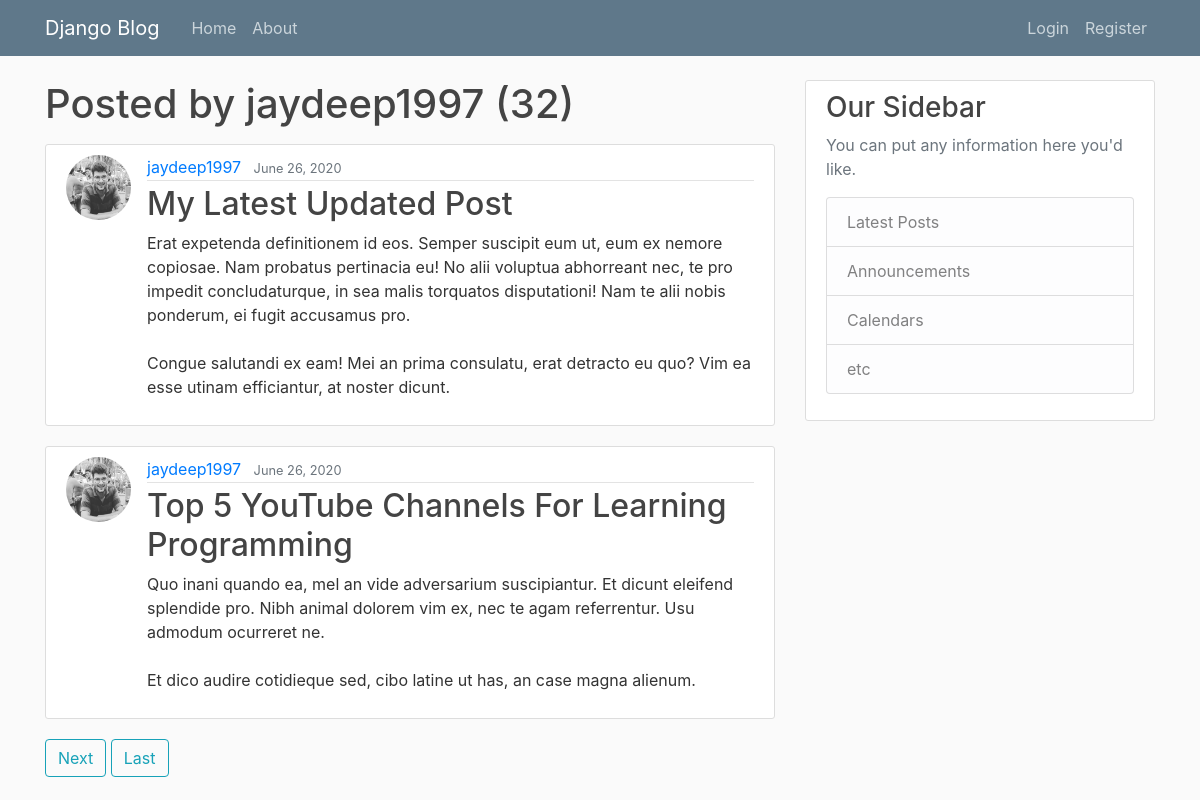
The app's page /user/jaydeep1997 with its own data.
### blog/models.py (models this page shows, shortened)
class Post(models.Model):
    title = models.CharField(max_length=100)
    content = models.TextField()
    date_posted = models.DateTimeField(default=timezone.now)#now is method and we dont want to execute it now hence we passed function itself
    author = models.ForeignKey(User, on_delete = models.CASCADE)

### users/models.py (models this page shows, shortened)
class Profile(models.Model):
    user = models.OneToOneField(User, on_delete=models.CASCADE)
    image = models.ImageField(default='default.jpg',upload_to='profile_pics')

### blog/views.py (the view)
# urls.py: path('user/<str:username>',UserPostListView.as_view(),name='user-post')
class UserPostListView(ListView):
    model = Post
    template_name = 'blog/user_post.html' #<app>/<models>_<viewtype>.html
    context_object_name = 'posts'
    paginate_by = 2
    def get_queryset(self):
        user = get_object_or_404(User,username=self.kwargs.get('username'))
        return Post.objects.filter(author=user).order_by('-date_posted')

### blog/templates/blog/user_post.html (shortened to what this page needs)
{% extends "blog/base.html" %}
{% block content %}
    <h1 class="mb-3">Posted by {{ view.kwargs.username }} ({{ page_obj.paginator.count }})</h1>
    {% for post in posts %}
        <article class="media content-section">
            <img class="rounded-circle article-img" src="{{ post.author.profile.image.url }}">
            <div class="media-body">
                <div class="article-metadata">
                    <a class="mr-2" href="{% url 'user-post' post.author.username %}">{{ post.author }}</a>
                    <small class="text-muted">{{ post.date_posted | date:"F d, Y" }}</small>
                </div>
                <h2><a class="article-title" href="{% url 'post-detail' post.id %}">{{ post.title }}</a></h2>
                <p class="article-content">{{ post.content }}</p>
            </div>
        </article>
    {% endfor %}
    {% if is_paginated %}
        {% if page_obj.has_next %}
            <a class="btn btn-outline-info mb-4" href="?page={{ page_obj.next_page_number }}">Next</a>
            <a class="btn btn-outline-info mb-4" href="?page={{ page_obj.paginator.num_pages }}">Last</a>
        {% endif %}
    {% endif %}
{% endblock content %}

### blog/static/blog/main.css (style rules this page uses)
body { background: #fafafa; color: #333333; margin-top: 5rem; }
h1, h2, h3, h4, h5, h6 { color: #444444; }
.content-section { background: #ffffff; padding: 10px 20px; border: 1px solid #dddddd; border-radius: 3px; margin-bottom: 20px; }
.article-title { color: #444444; }
.article-content { white-space: pre-line; }
.article-img { height: 65px; width: 65px; margin-right: 16px; }
.article-metadata { padding-bottom: 1px; margin-bottom: 4px; border-bottom: 1px solid #e3e3e3 }

### records on screen
Post: author.profile.image (picture), author "jaydeep1997", date_posted "June 26, 2020", title "My Latest Updated Post", content "Erat expetenda definitionem id eos. Semper suscipit eum ut, eum ex nemore copiosae. Nam probatus pertinacia eu! No alii voluptua abhorreant nec, te pro impedit concludaturque, in sea malis torquatos disputationi! Nam te alii nobis ponderum, ei fugit accusamus pro. Congue salutandi ex eam! Mei an prima consulatu, erat detracto eu quo? Vim ea esse utinam efficiantur, at noster dicunt."
Post: author.profile.image (picture), author "jaydeep1997", date_posted "June 26, 2020", title "Top 5 YouTube Channels For Learning Programming", content "Quo inani quando ea, mel an vide adversarium suscipiantur. Et dicunt eleifend splendide pro. Nibh animal dolorem vim ex, nec te agam referrentur. Usu admodum ocurreret ne. Et dico audire cotidieque sed, cibo latine ut has, an case magna alienum."

### other values on screen
{{ view.kwargs.username }} "jaydeep1997"
{{ page_obj.paginator.count }} "32"
